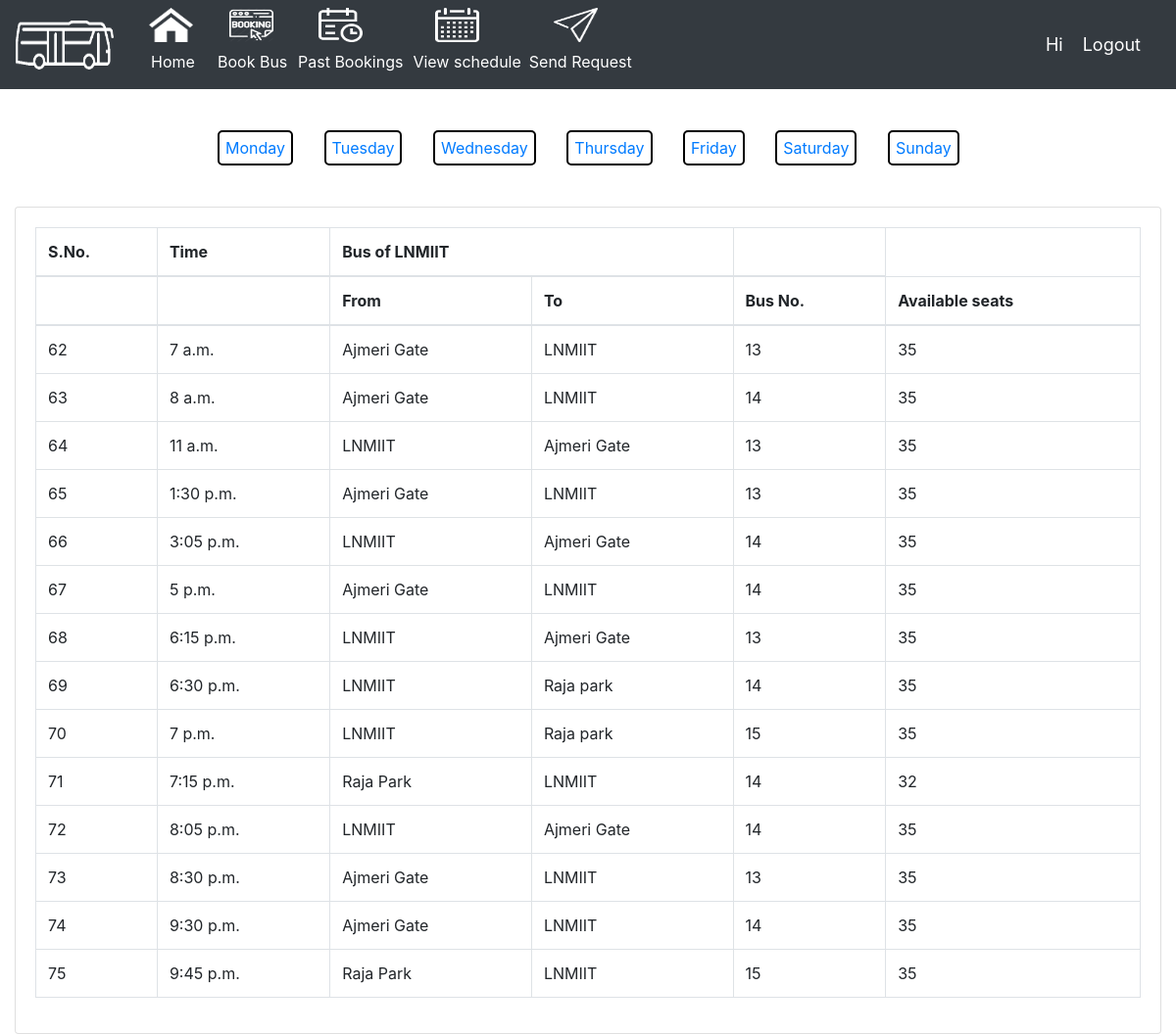
The app's page /schedule/Wednesday with its own data.
### bus_M_/models.py (models this page shows, shortened)
class Schedule(models.Model):
    CATEGORY = (
			('Sunday', 'Sunday'),
			('Monday', 'Monday'),
            ('Tuesday', 'Tuesday'),
            ('Wednesday', 'Wednesday'),
            ('Thrusday', 'Thrusday'),
            ('Friday', 'Friday'),
            ('Saturday', 'Saturday'),
			)
    schedule_id = models.AutoField(primary_key=True)
    bus_id = models.ForeignKey(Bus, null=True, on_delete= models.CASCADE)
    time = models.TimeField(null=False)
    start = models.CharField(max_length=300,null=False)
    destination=models.CharField(max_length=300,null=False)
    available_seats = models.IntegerField(null=False)
    day= models.CharField(max_length=200,null=False,choices=CATEGORY)
    running_status = models.BooleanField(default=True)

class Bus(models.Model):
    bus_id = models.AutoField(primary_key=True)
    driver_id = models.ForeignKey(Driver, null=True, on_delete= models.CASCADE)
    availability = models.BooleanField(default=True)
    capacity = models.IntegerField(null=False)
    def __str__(self):
        return str(self.bus_id)

### bus_M_/views.py (the view)
# urls.py: path('schedule/', views.schedule, name='schedule'),
def schedule(request,data=None):
    if data==None:
        sch=Schedule.objects.filter(day='Monday')
        context={'sch': sch}
    elif data=='Monday':
        sch=Schedule.objects.filter(day='Monday')
        context={'sch': sch}
    elif data=='Tuesday':
        sch=Schedule.objects.filter(day='Tuesday')
        context={'sch': sch}
    elif data=='Wednesday':
        sch=Schedule.objects.filter(day='Wednesday')
        context={'sch': sch}
    elif data=='Thursday':
        sch=Schedule.objects.filter(day='Thursday')
        context={'sch': sch}
    elif data=='Friday':
        sch=Schedule.objects.filter(day='Friday')
        context={'sch': sch}
    elif data=='Saturday':
        sch=Schedule.objects.filter(day='Saturday')
        context={'sch': sch}
    elif data=='Sunday':
        sch=Schedule.objects.filter(day='Sunday')
        context={'sch': sch}
    return render(request, 'accounts/schedule.html',context)

### bus_M_/templates/accounts/schedule.html (shortened to what this page needs)
{%  extends 'accounts/main.html' %}
{% block content %}
<br><br>
                 <a href="{%url 'scheduledata' 'Monday' %}" style="border: 2px solid black; padding: 6px 6px 6px; border-radius: 5px;">Monday</a>&nbsp; &nbsp;&nbsp; &nbsp;
                  <a href="{%url 'scheduledata' 'Tuesday' %}" style="border: 2px solid black; padding: 6px 6px 6px; border-radius: 5px;">Tuesday</a>&nbsp; &nbsp;&nbsp; &nbsp;
                  <a href="{%url 'scheduledata' 'Wednesday' %}" style="border: 2px solid black; padding: 6px 6px 6px; border-radius: 5px;">Wednesday</a>&nbsp; &nbsp;&nbsp; &nbsp;
                 <a href="{%url 'scheduledata' 'Thursday' %}" style="border: 2px solid black; padding: 6px 6px 6px; border-radius: 5px;">Thursday</a>&nbsp; &nbsp;&nbsp; &nbsp;
                    <a href="{%url 'scheduledata' 'Friday' %}" style="border: 2px solid black; padding: 6px 6px 6px; border-radius: 5px;">Friday</a>&nbsp; &nbsp;&nbsp; &nbsp;
                     <a href="{%url 'scheduledata' 'Saturday' %}" style="border: 2px solid black; padding: 6px 6px 6px; border-radius: 5px;">Saturday</a>&nbsp; &nbsp;&nbsp; &nbsp;
                        <a href="{%url 'scheduledata' 'Sunday' %}" style="border: 2px solid black; padding: 6px 6px 6px; border-radius: 5px;">Sunday</a>&nbsp; &nbsp;&nbsp; &nbsp;
               <br>
                <br><br>
		<div class="row">
			<div class="col-md">
				<div class="card card-body">
					<table class="table table-bordered">
                                    <thead>
                                        <tr>
                                            <th>S.No.</th>
                                            <th>Time</th>
                                            <th colspan="2">Bus of LNMIIT</th>
                                            <th></th>
                                        </tr>
                                        <tr>
                                            <th></th>
                                            <th></th>
                                            <th>From</th>
                                            <th>To</th>
                                            <th>Bus No.</th>
                                            <th>Available seats</th>
                                        </tr>
                                        </thead>
                                    <tbody>
                                        {% for p in sch %}
                                        {%if p.running_status%}
                                        <tr>
                                            <td>{{p.schedule_id}}</td>
                                            <td>{{p.time}}</td>
                                            <td>{{p.start}}</td>
                                            <td>{{p.destination}}</td>
                                            <td>{{p.bus_id}}</td>
                                            <td>{{p.available_seats}}</td>
                                        </tr>
                                        {%endif%}
                                        {%endfor%}
                                    </tbody>
                                        </table>
				</div>
			</div>
		</div>
{% endblock content %}

### records on screen
Schedule: schedule_id "62", time "7 a.m.", start "Ajmeri Gate", destination "LNMIIT", bus_id "13", available_seats "35"
Schedule: schedule_id "63", time "8 a.m.", start "Ajmeri Gate", destination "LNMIIT", bus_id "14", available_seats "35"
Schedule: schedule_id "64", time "11 a.m.", start "LNMIIT", destination "Ajmeri Gate", bus_id "13", available_seats "35"
Schedule: schedule_id "65", time "1:30 p.m.", start "Ajmeri Gate", destination "LNMIIT", bus_id "13", available_seats "35"
Schedule: schedule_id "66", time "3:05 p.m.", start "LNMIIT", destination "Ajmeri Gate", bus_id "14", available_seats "35"
Schedule: schedule_id "67", time "5 p.m.", start "Ajmeri Gate", destination "LNMIIT", bus_id "14", available_seats "35"
Schedule: schedule_id "68", time "6:15 p.m.", start "LNMIIT", destination "Ajmeri Gate", bus_id "13", available_seats "35"
Schedule: schedule_id "69", time "6:30 p.m.", start "LNMIIT", destination "Raja park", bus_id "14", available_seats "35"
Schedule: schedule_id "70", time "7 p.m.", start "LNMIIT", destination "Raja park", bus_id "15", available_seats "35"
Schedule: schedule_id "71", time "7:15 p.m.", start "Raja Park", destination "LNMIIT", bus_id "14", available_seats "32"
Schedule: schedule_id "72", time "8:05 p.m.", start "LNMIIT", destination "Ajmeri Gate", bus_id "14", available_seats "35"
Schedule: schedule_id "73", time "8:30 p.m.", start "Ajmeri Gate", destination "LNMIIT", bus_id "13", available_seats "35"
Schedule: schedule_id "74", time "9:30 p.m.", start "Ajmeri Gate", destination "LNMIIT", bus_id "14", available_seats "35"
Schedule: schedule_id "75", time "9:45 p.m.", start "Raja Park", destination "LNMIIT", bus_id "15", available_seats "35"
